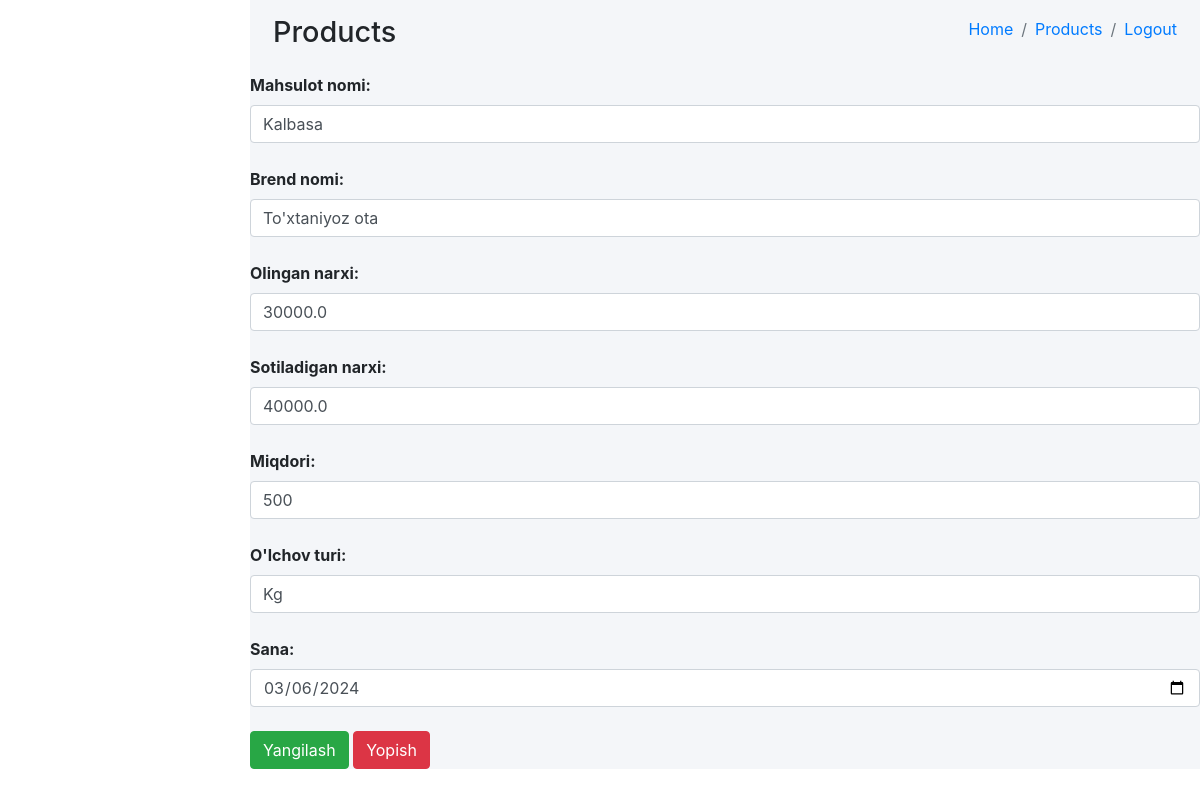
Before: /main/mahsulot_tahrirlash/5/ (signed in) with the older database file.
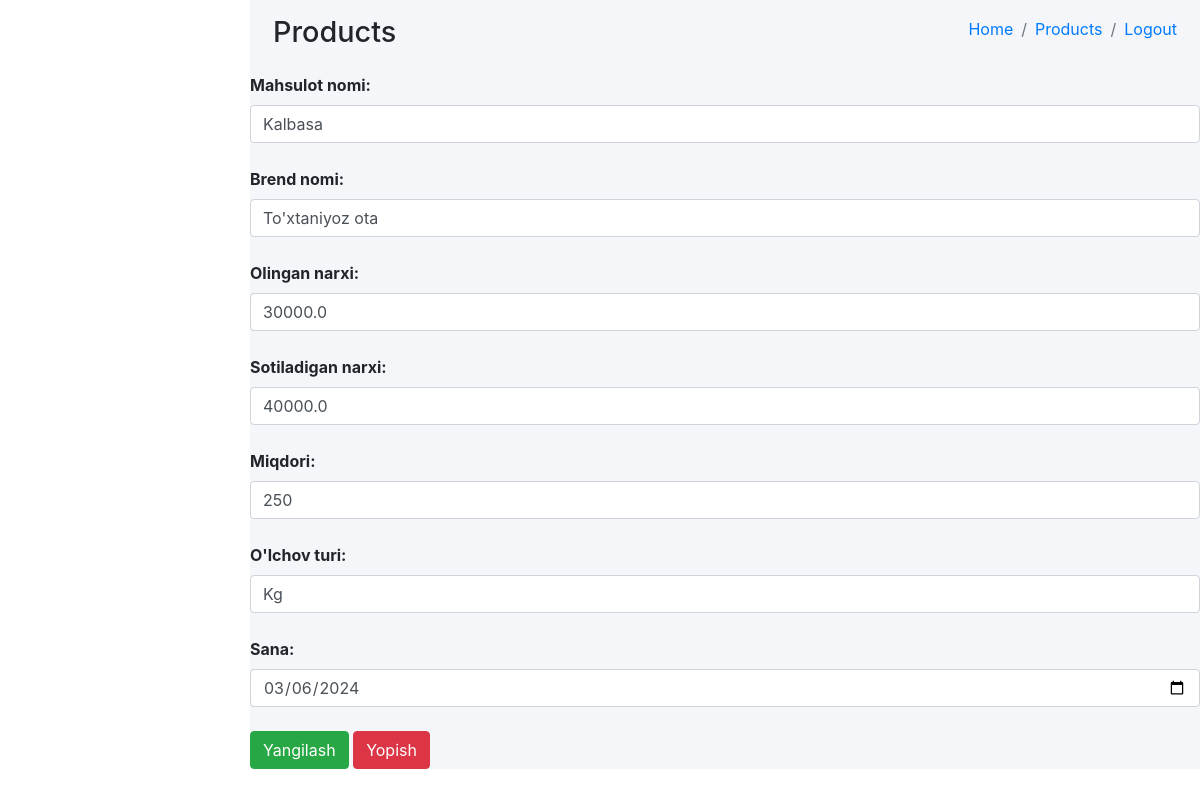
After: the same page with the newer database file.
### mainApp/models.py (models this page shows, shortened)
class Mahsulot(models.Model):
    nom = models.CharField(max_length=255)
    brend = models.CharField(max_length=255, blank=True, null=True)
    narx1 = models.FloatField(validators=[MinValueValidator(0)])
    narx2 = models.FloatField(validators=[MinValueValidator(0)], null=True, blank=True)
    miqdor = models.PositiveIntegerField(default=1)
    olchov = models.CharField(max_length=50)
    tarqatuvchi = models.ForeignKey(Tarqatuvchi, on_delete=models.CASCADE)
    sana = models.DateField()

### mainApp/views.py (the view, shortened to what this page needs)
# urls.py: path('mahsulot_tahrirlash/<int:id>/', MahsulotTahrirlashView.as_view(), name='mahsulot_tahrirlash'),
class MahsulotTahrirlashView(View):
    def get(self, request, id):
        if request.user.is_authenticated:
            context={
                'product': Mahsulot.objects.get(id=id)
            }
            return render(request, 'mahsulot-tahrirlash.html', context)
        return redirect('login')

### templates/mahsulot-tahrirlash.html (shortened to what this page needs)
<!DOCTYPE html>
{% load static %}
<html lang="en">
<head>
  <link rel="stylesheet" href="/static/plugins/fontawesome-free/css/all.min.css">
  <link rel="stylesheet" href="https://code.ionicframework.com/ionicons/2.0.1/css/ionicons.min.css">
  <link rel="stylesheet" href="/static/dist/css/adminlte.min.css">
  <link rel="stylesheet" href="https://maxcdn.bootstrapcdn.com/bootstrap/4.5.2/css/bootstrap.min.css">
</head>
<body class="hold-transition sidebar-mini">
<div class="wrapper">
  <div class="content-wrapper">
    <div class="content-header">
      <div class="container-fluid">
        <div class="row mb-2">
          <div class="col-sm-6">
            <h1 class="m-0">Products</h1>
          </div>
          <div class="col-sm-6">
            <ol class="breadcrumb float-sm-right">
              <li class="breadcrumb-item"><a href="{% url 'bolimlar' %}">Home</a></li>
              <li class="breadcrumb-item active"><a href="{% url 'mahsulotlar' %}">Products</a></li>
              <li class="breadcrumb-item"><a href="{% url 'logout' %}">Logout</a></li>
            </ol>
          </div>
        </div>
      </div>
    </div>
          <form action="#" id="edit-product-form" method="post">{%csrf_token%}
              <label for="edit-product-name">Mahsulot nomi:</label>
              <input type="text" name="nom" value="{{product.nom}}" placeholder="Mahsulot nomi..." id="edit-product-name" class="form-control" required>
                <br>
              <label for="edit-product-name">Brend nomi:</label>
              <input type="text" name="brend" value="{{product.brend}}" placeholder="Brend nomi..." id="edit-product-brend" class="form-control" required>
              <br>
              <label for="edit-product-name">Olingan narxi:</label>
              <input type="number" name="narx1" value="{{product.narx1}}" placeholder="Mahsulotning olingan narxi..." id="edit-product-price" class="form-control" required>
              <br>
              <label for="edit-product-name">Sotiladigan narxi:</label>
              <input type="number" name="narx2" value="{{product.narx2}}" placeholder="Mahsulotning sotiladigan narxi..." id="edit-product-price" class="form-control" required>
              <br>
              <label for="edit-product-name">Miqdori:</label>
              <input type="number" name="miqdor" value="{{product.miqdor}}" placeholder="Dona qoldi..." id="edit-product-amount" class="form-control" required>
              <br>
              <label for="edit-product-name">O'lchov turi:</label>
              <input type="text" name="olchov" value="{{product.olchov}}" placeholder="O'lchov turi..." class="form-control" required>
              <br>
              <label for="edit-product-name">Sana:</label>
              <input type="date" name="sana" value="{{product.sana|date:'Y-m-d'}}" placeholder="Dona qoldi..." class="form-control" required>
              <br>
            <button type="submit" class="btn btn-success">Yangilash</button>
            <a href="{% url 'mahsulotlar' %}"><button type="button" class="btn btn-danger" data-dismiss="modal">Yopish</button></a>
      </form>
  </div>
</body>
</html>

Changed rows visible on the page:
changed Mahsulot "Kalbasa": miqdor "500" → "250"
